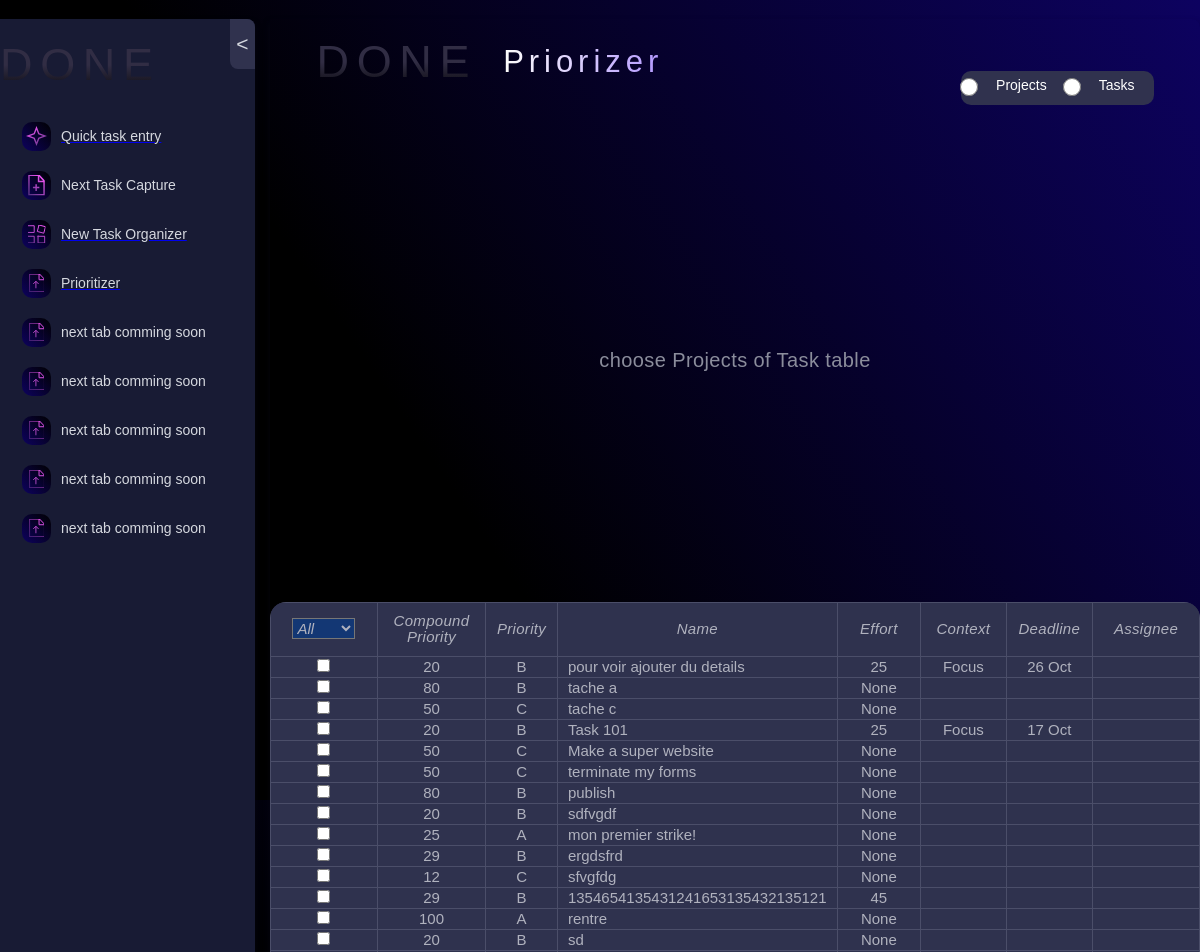
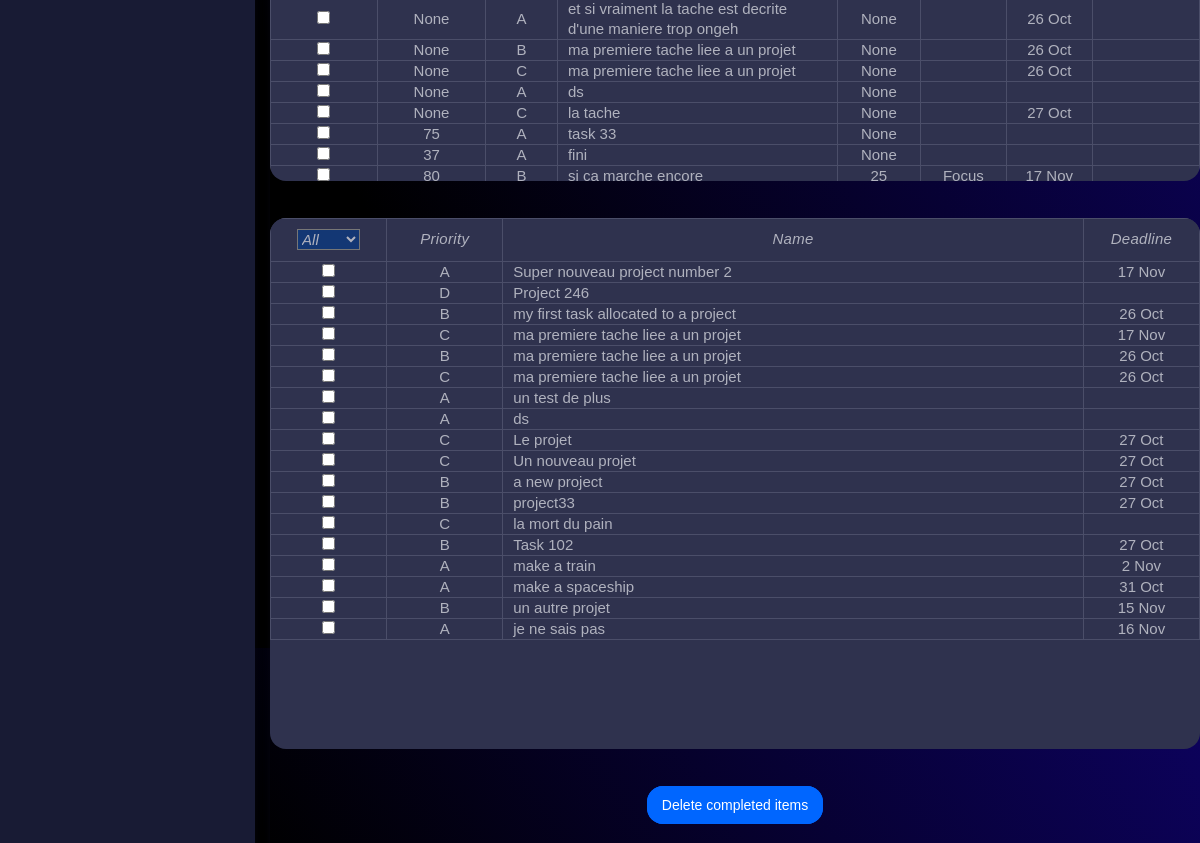
Page /prioritizer/ on the committed database (2 pictures, top to bottom).
### tasks/models.py (models this page shows, shortened)
class Tasks(models.Model):
    PRIORITIES = [
        ("A", "A"),
        ("B", "B"),
        ("C", "C"),
        ("D", "D"),
    ]
    STATUSES = [
        ("Co", "Completed"),
        ("Cn", "Cancelled"),
        ("De", "Delegated"),
        ("Ip", "In Process"),
        ("Ns", "Not Started"),
        ("Wa", "Wait for"),
    ]
    priority = models.CharField(max_length=1, choices=PRIORITIES, null=True, blank=True)
    status = models.CharField(max_length=2, choices=STATUSES, default='Ns')
    complete = models.BooleanField(default=False)
    name = models.CharField(max_length=200)
    deadline = models.DateField(null=True, blank=True)
    context = models.ForeignKey(Context, on_delete=models.CASCADE,null=True, blank=True)
    effort = models.IntegerField(null=True, blank=True)
    assignee = models.ForeignKey(Assignee, on_delete=models.CASCADE, null=True, blank=True)
    parent = models.ForeignKey(Projects, on_delete=models.CASCADE, null=True, blank=True)
    new_task = models.BooleanField(default=True)
    compound_priority = models.IntegerField(null=True, blank=True)

class Context(models.Model):
    name = models.CharField(max_length=20)

class Projects(models.Model):
    PRIORITIES = [
        ("A", "A"),
        ("B", "B"),
        ("C", "C"),
        ("D", "D"),
    ]
    STATUSES = [
        ("Co", "Completed"),
        ("Cn", "Cancelled"),
        ("De", "Delegated"),
        ("Ip", "In Process"),
        ("Ns", "Not Started"),
        ("Wa", "Wait for"),
    ]
    project_priority = models.CharField(max_length=1, choices=PRIORITIES, null=True, blank=True)
    project_status = models.CharField(max_length=2, choices=STATUSES)
    project_complete = models.BooleanField(default=False)
    project_name = models.CharField(max_length=200)
    project_deadline = models.DateField(null=True, blank=True)

### tasks/views.py (the view)
# urls.py: path('prioritizer/', views.Prioritizer, name="prioritizer"),
def Prioritizer(request):
    all_tasks=Tasks.objects.all()
    all_projects=Projects.objects.all()
    context_options = Context.objects.values_list('name', flat=True)
    context_options_list = list(context_options)
    assignee_options = Assignee.objects.values_list('name', flat=True)
    assignee_options_list = list(assignee_options)
    return render(request,
                "tasks/prioritizer.html",
                {'tasks':all_tasks,
                'projects':all_projects,
                'context_options_list':context_options_list,
                'assignee_options_list':assignee_options_list})

### tasks/templates/tasks/prioritizer.html (shortened to what this page needs)
{% extends 'base.html' %}
{% load static %}
{% block data-wf %}data-wf-page="653fc2444491a35371971509" data-wf-site="652482ea837db348b1939c93"{% endblock data-wf %}
{% load widget_tweaks %}
{% block content %}
  <div class="main-section">
    <div class="form-block-header w-form">
      <form id="wf-form-selector" name="wf-form-selector" data-name="selector" method="post" class="form-2" data-wf-page-id="653fc2444491a35371971509" data-wf-element-id="89f1164f-914e-c1bf-ad36-09a1e20dd3f5">
        <div class="nto-header-div medium">
          <div class="nto-hrd-div centered">
            <div class="nto-hdr">
              <div class="done-logo-small">DONE</div>
              <div class="hdr-2">Priorizer</div>
            </div>
          </div>
          <div class="nto-inpt-slct-div horizontal single-line">
            <label data-w-id="89f1164f-914e-c1bf-ad36-09a1e20dd40a" class="project-radio radio-btn-field w-radio">
              <input type="radio" id="project-radio" name="input-type" value="project" data-name="input type" class="w-form-formradioinput radio-btn w-radio-input">
              <span class="menu-txt w-form-label" for="project-2">Projects</span>
            </label>
            <label data-w-id="89f1164f-914e-c1bf-ad36-09a1e20dd40e" class="task-radio radio-btn-field w-radio">
              <input type="radio" id="task-radio" name="input-type" value="not actionable" data-name="input type" class="w-form-formradioinput radio-btn w-radio-input">
              <span class="radio-button-label w-form-label" for="not-actionable">Tasks</span>
            </label>
          </div>
        </div>
      </form>
    </div>
    <div id='hint-div' class="hint-block">
      <div class="project-name">choose Projects of Task table</div>
    </div>
    <div id='task-table-div' class="tbl-frame">
      <table class="task-table_component">
        <thead class="task-table_head">
          <tr class="task-table_row">
            <th class="tbl-hdr" data-sort="completion" style="width: 110px;">
              <div class="filter-dropdown">
                <select class="filter-select" id="task-completion-filter">
                    <option value="">All</option>
                </select>
              </div>
            </th>
            <th class="tbl-hdr" data-sort="compound" style="width: 110px;">Compound <br>Priority</th>
            <th class="tbl-hdr" data-sort="priority" style="width: 72px;">Priority</th>
            <th class="tbl-hdr" data-sort="name" style="width: 272px;">Name</th>
            <th class="tbl-hdr" data-sort="effort" style="width: 87px;">Effort</th>
            <th class="tbl-hdr" data-sort="context" style="width: 87px;">Context</th>
            <th class="tbl-hdr" data-sort="deadline" style="width: 87px;">Deadline</th>
            <th class="tbl-hdr" data-sort="assignee" style="width: 110px;">Assignee</th>
          </tr>
        </thead>
          {% for task in tasks %}
          <tr class="rendered-row">
              <td class="tbl-cell centered" data-id="{{ task.id }}" data-type="complete">
                {% if task.complete %}
                  <input type="checkbox" data-id="{{ task.id }}" class="input-data form-control completion-checkbox" checked>
                {% else %}
                  <input type="checkbox" data-id="{{ task.id }}" class="input-data form-control completion-checkbox">
                {% endif %}
              </td>
              <td class="tbl-cell centered task-priority" id="compound-priority-{{ task.id }}" data-type="compound">{{ task.compound_priority }}</td>
              <td class="priority tbl-cell centered" id="task-priority" data-id="{{ task.id }}" data-type="priority">{{ task.priority }}</td>
              <td class="editable tbl-cell" data-id="{{ task.id }}" data-type="name">{{ task.name }}</td>
              <td class="editable tbl-cell centered" data-id="{{ task.id }}" data-type="effort">{{ task.effort }}</td>
              <td class="context tbl-cell centered" data-id="{{ task.id }}" data-type="context">{{ task.context.name }}</td>
              <td class="editable tbl-cell centered" data-id="{{ task.id }}" data-type="deadline">{{ task.deadline|date:"j M" }}</td>
              <td class="assignee tbl-cell centered" data-id="{{ task.id }}" data-type="assignee">{{ task.assignee.name }}</td>
          </tr>
          {% endfor %}
      </table>
    </div>
    <div id='project-table-div' class="tbl-frame">
      <table class="project-table_component">
        <thead class="task-table_head">
          <tr class="task-table_row">
            <th class="tbl-hdr" data-sort="completion" style="width: 100px;">
              <div class="filter-dropdown">
                <select class="filter-select" id="project-completion-filter">
                  <option value="">All</option>
                </select>
              </div>
            </th>
            <th class="tbl-hdr " data-sort="priority" style="width: 100px;">Priority</th>
            <th class="tbl-hdr" data-sort="name" style="width: 500px;">Name</th>
            <th class="tbl-hdr" data-sort="deadline" style="width: 100px;">Deadline</th>
          </tr>
        </thead>
        <tbody class="task-table_body">
          {% for project in projects %}
          <tr class="rendered-row">
              <td class="tbl-cell centered" data-id="{{ project.id }}" data-type="complete">
                {% if project.project_complete %}
                  <input type="checkbox" data-id="{{ project.id }}" class="input-data form-control completion-checkbox" checked>
                {% else %}
                  <input type="checkbox" data-id="{{ project.id }}" class="input-data form-control completion-checkbox">
                {% endif %}
              </td>
              <td class="priority tbl-cell centered" data-id="{{ project.id }}" data-type="priority">{{ project.project_priority }}</td>
              <td class="editable tbl-cell" data-id="{{ project.id }}" data-type="name">{{ project.project_name }}</td>
              <td class="editable tbl-cell centered" data-id="{{ project.id }}" data-type="deadline">{{ project.project_deadline|date:"j M" }}</td>
          </tr>
          {% endfor %}
        </tbody>
      </table>
    </div>
    <div class="frame-427318914" id="delete-btn">
      <div class="frame-427318912">
        <button type="submit" name="action" value="pocess" class="submit-btn w-button">Delete completed items</button>
      </div>
    </div>
  </div>
  {% endblock content %}

### tasks/static/tasks/webflow.css (style rules this page uses)
* { -webkit-box-sizing: border-box; -moz-box-sizing: border-box; box-sizing: border-box; }
html { height: 100%; }
body { margin: 0; min-height: 100%; background-color: #fff; font-family: Arial, sans-serif; font-size: 14px; line-height: 20px; color: #333; }
.w-button { display: inline-block; padding: 9px 15px; background-color: #3898EC; color: white; border: 0; line-height: inherit; text-decoration: none; cursor: pointer; border-radius: 0; }
button, [type='button'], [type='reset'] { border: 0; cursor: pointer; -webkit-appearance: button; }
.w-form { margin: 0 0 15px; }
label { display: block; margin-bottom: 5px; font-weight: bold; }
.w-form-label { display: inline-block; cursor: pointer; font-weight: normal; margin-bottom: 0px; }
.w-radio { display: block; margin-bottom: 5px; padding-left: 20px; }
.w-radio:before, .w-radio:after { content: " "; display: table; grid-column-start: 1; grid-row-start: 1; grid-column-end: 2; grid-row-end: 2; }
.w-radio:after { clear: both; }
.w-radio-input { margin: 4px 0 0; line-height: normal; float: left; margin-left: -20px; }
.w-radio-input { margin-top: 3px; }

### rows in the picture
Tasks: compound_priority "20", priority "B", name "pour voir ajouter du details", effort "25", context.name "Focus", deadline "26 Oct"
Tasks: compound_priority "80", priority "B", name "tache a", effort "None"
Tasks: compound_priority "50", priority "C", name "tache c", effort "None"
Tasks: compound_priority "20", priority "B", name "Task 101", effort "25", context.name "Focus", deadline "17 Oct"
Tasks: compound_priority "50", priority "C", name "Make a super website", effort "None"
Tasks: compound_priority "50", priority "C", name "terminate my forms", effort "None"
Tasks: compound_priority "80", priority "B", name "publish", effort "None"
Tasks: compound_priority "20", priority "B", name "sdfvgdf", effort "None"
Tasks: compound_priority "25", priority "A", name "mon premier strike!", effort "None"
Tasks: compound_priority "29", priority "B", name "ergdsfrd", effort "None"
Tasks: compound_priority "12", priority "C", name "sfvgfdg", effort "None"
Tasks: compound_priority "29", priority "B", name "1354654135431241653135432135121", effort "45"
Tasks: compound_priority "100", priority "A", name "rentre", effort "None"
Tasks: compound_priority "20", priority "B", name "sd", effort "None"
Tasks: compound_priority "None", priority "A", name "et si vraiment la tache est decrite d'une maniere trop ongeh", effort "None", deadline "26 Oct"
Tasks: compound_priority "None", priority "B", name "ma premiere tache liee a un projet", effort "None", deadline "26 Oct"
Tasks: compound_priority "None", priority "C", name "ma premiere tache liee a un projet", effort "None", deadline "26 Oct"
Tasks: compound_priority "None", priority "A", name "ds", effort "None"
Tasks: compound_priority "None", priority "C", name "la tache", effort "None", deadline "27 Oct"
Tasks: compound_priority "75", priority "A", name "task 33", effort "None"
Tasks: compound_priority "37", priority "A", name "fini", effort "None"
Tasks: compound_priority "80", priority "B", name "si ca marche encore", effort "25", context.name "Focus", deadline "17 Nov"
Projects: project_priority "A", project_name "Super nouveau project number 2", project_deadline "17 Nov"
Projects: project_priority "D", project_name "Project 246"
Projects: project_priority "B", project_name "my first task allocated to a project", project_deadline "26 Oct"
Projects: project_priority "C", project_name "ma premiere tache liee a un projet", project_deadline "17 Nov"
Projects: project_priority "B", project_name "ma premiere tache liee a un projet", project_deadline "26 Oct"
Projects: project_priority "C", project_name "ma premiere tache liee a un projet", project_deadline "26 Oct"
Projects: project_priority "A", project_name "un test de plus"
Projects: project_priority "A", project_name "ds"
Projects: project_priority "C", project_name "Le projet", project_deadline "27 Oct"
Projects: project_priority "C", project_name "Un nouveau projet", project_deadline "27 Oct"
Projects: project_priority "B", project_name "a new project", project_deadline "27 Oct"
Projects: project_priority "B", project_name "project33", project_deadline "27 Oct"
Projects: project_priority "C", project_name "la mort du pain"
Projects: project_priority "B", project_name "Task 102", project_deadline "27 Oct"
Projects: project_priority "A", project_name "make a train", project_deadline "2 Nov"
Projects: project_priority "A", project_name "make a spaceship", project_deadline "31 Oct"
Projects: project_priority "B", project_name "un autre projet", project_deadline "15 Nov"
Projects: project_priority "A", project_name "je ne sais pas", project_deadline "16 Nov"
